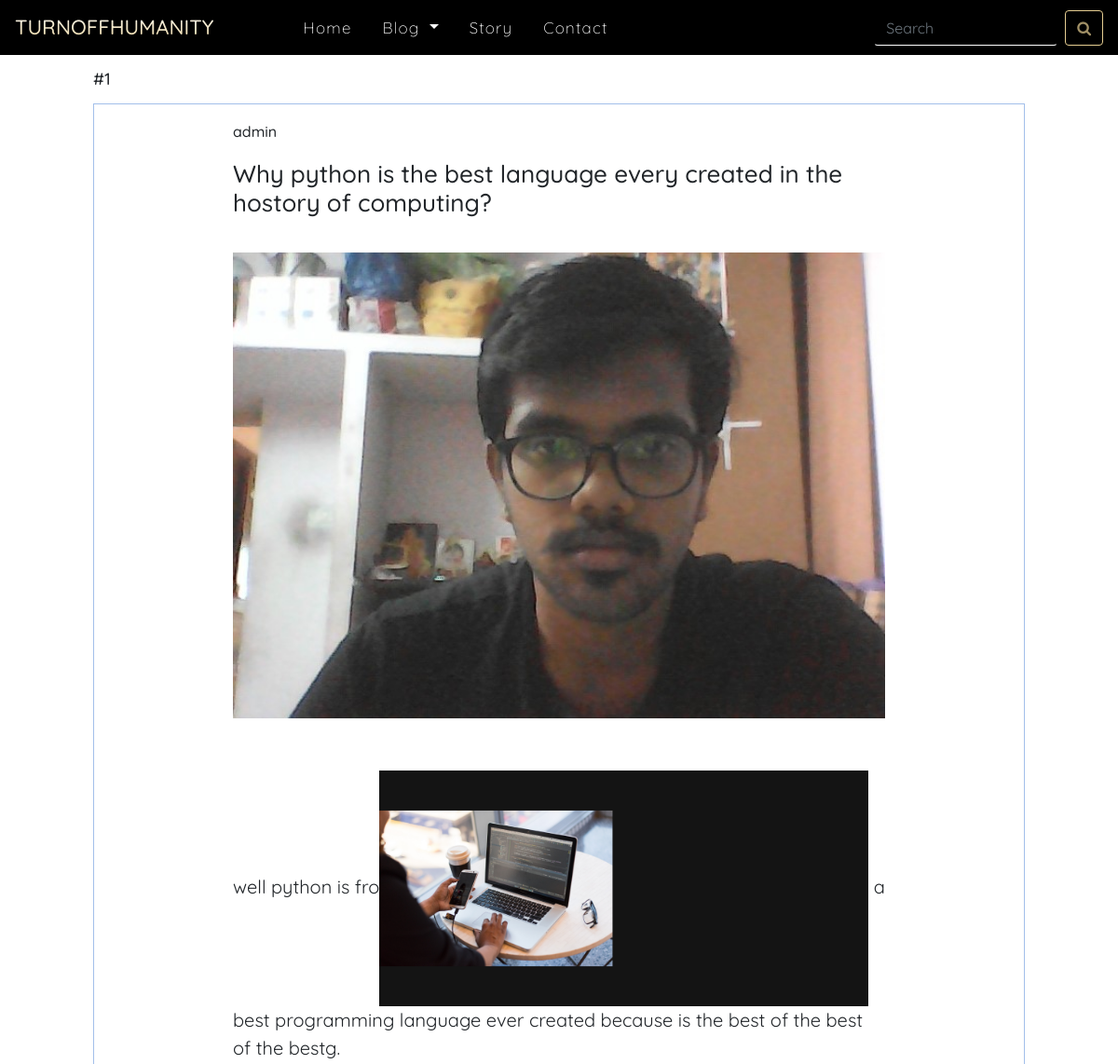
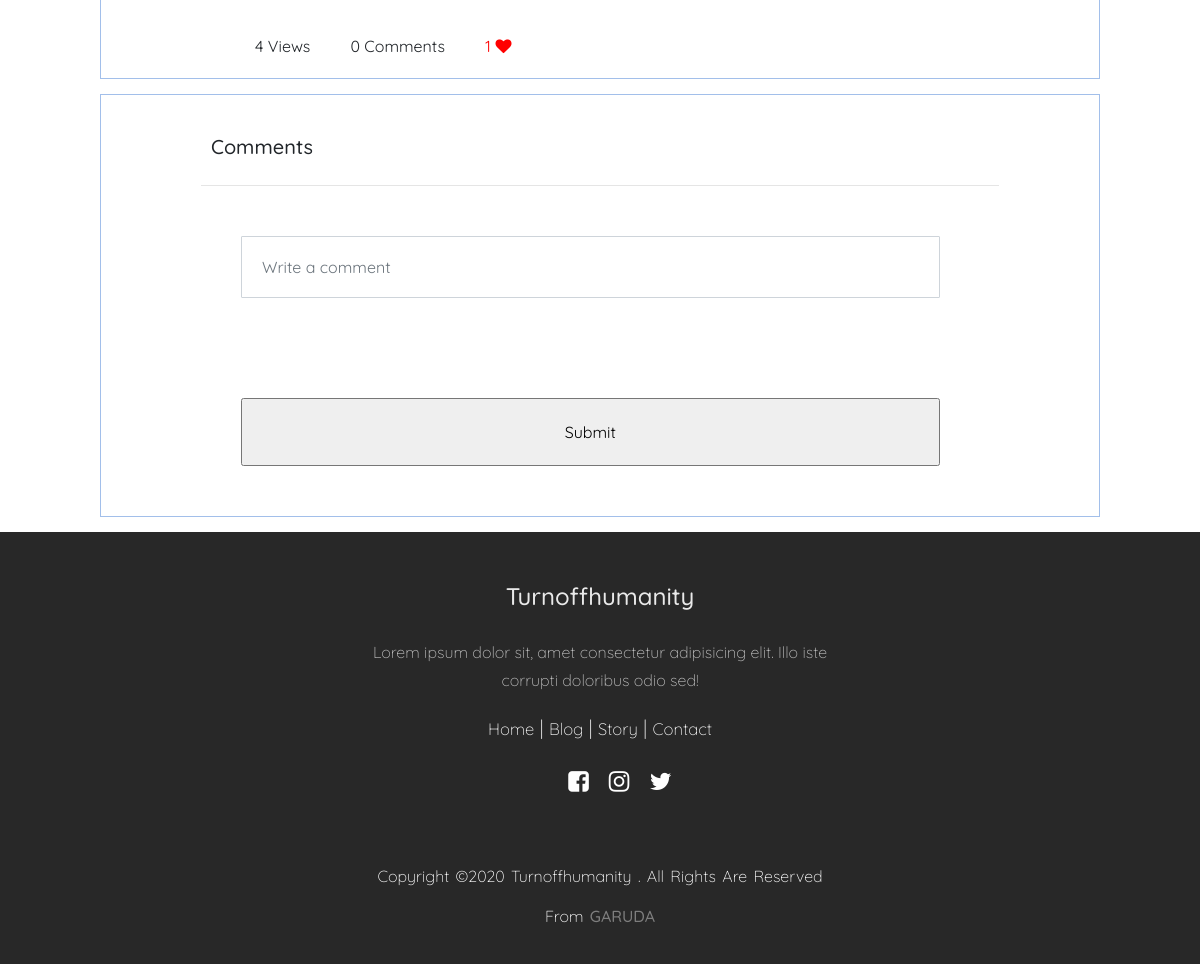
Page /posts/why-python-is-the-best-language-every-created-in-the-hostory-of-computing (signed in) on the committed database (2 pictures, top to bottom).
### blogapp/models.py (models this page shows, shortened)
class Post(models.Model):
    Author=models.ForeignKey(User,on_delete=models.CASCADE)
    Title=models.TextField()
    TitleSlug=models.SlugField(blank=True,null=True)
    OverView=models.TextField()
    Thumbnail=models.ImageField(upload_to='thumbnails/')
    Content=RichTextUploadingField()
    Category=models.ManyToManyField(Category)
    DateAdded=models.DateField(auto_now_add=True)
    Views=models.PositiveIntegerField(default=0)
    CommentCount=models.PositiveIntegerField(default=0)
    Likes=models.PositiveIntegerField(default=0)
    class Meta:
        ordering=['-DateAdded']
    def save(self,*args,**kwargs):
        self.TitleSlug=slugify(self.Title)
        super(Post,self).save(*args,**kwargs)

### blogapp/views.py (the view)
# urls.py: path('posts/<str:slug>',blogViewPage,name='posts'),
def blogViewPage(request,slug):
    if not request.session.exists(request.session.session_key):
        request.session.create()
    posts=Post.objects.filter(TitleSlug=slug)
    if len(posts)>0:
        post=posts[0]
        views=ViewsModel.objects.filter(User=request.session.session_key)
        if len(views)>0:
            for view in views:
                if view.Post==post:
                    break
            else:
                post.Views=post.Views+1
                post.save(update_fields=['Views'])
                NewViewObject=ViewsModel(User=request.session.session_key,Post=post)
                NewViewObject.save()
        else:
            post.Views=post.Views+1
            post.save(update_fields=['Views'])
            NewViewObject=ViewsModel(User=request.session.session_key,Post=post)
            NewViewObject.save()
        comments=Comment.objects.filter(Post=post)
        categories=Category.objects.all()
        return render(request,'content.html',{'post':post,'comments':comments,'categories':categories})
    else:
        return HttpResponse('''
        <h1>Error 404 </h1>
        <h6>Page not Found!</h6>
        ''')

### blogapp/models.py (called while the page is built)
    def __str__(self):
        return self.Name

### templates/content.html (shortened to what this page needs)
{% load static %}
{% load social_share %}
<!DOCTYPE html>
<html>
    <head>
        <head lang="en">
            <link rel="stylesheet" href="https://cdnjs.cloudflare.com/ajax/libs/font-awesome/4.7.0/css/font-awesome.min.css">
            <link rel = "stylesheet" href ="{% static 'styles/content.css' %}">
            <link rel = "stylesheet" href ="{% static 'styles/navfoot.css' %}">
            <link rel="stylesheet" href="https://maxcdn.bootstrapcdn.com/bootstrap/4.5.2/css/bootstrap.min.css">
            <link rel="stylesheet" href="https://cdnjs.cloudflare.com/ajax/libs/font-awesome/4.7.0/css/font-awesome.min.css">
        </head>
    <body>
        <nav class="navbar navbar-expand-lg navbar-light" id="navbarmain">
            <div class="collapse navbar-collapse" id="navbarTogglerDemo01">
              <a class="navbar-brand" href="/" id="navtitle">TURNOFFHUMANITY</a>
              <ul class="navbar-nav mr-auto mt-2 mt-lg-0">
                <li class="nav-item ">
                  <a class="nav-link" href="/" id="navitems1">Home </a>
                </li>
                <li class="nav-item dropdown">
                  <a class="nav-link dropdown-toggle" href="#" id="navitems" role="button" data-toggle="dropdown" aria-haspopup="true" aria-expanded="false">
                      Blog
                  </a>
              </li>
                <li class="nav-item">
                    <a class="nav-link" href="/#story" id="navitems">Story</a>
                  </li>
                  <li class="nav-item">
                    <a class="nav-link" href="/#contact" id="navitems">Contact</a>
                  </li>
              </ul>
              <form class="form-inline my-2 my-lg-0" id="searchtextbox" method="GET" action="/search">
                <input class="form-control mr-sm-2" type="search" placeholder="Search" aria-label="Search" name="search" id="searchtextfield">
                <button class="btn btn-outline-success my-2 my-sm-0" type="submit" id="searchbtn"><i class="fa fa-search" id="searchicon"></i></button>
              </form>
            </div>
          </nav>
        <div class="wrapper">
            <h5 id="all-posts">#{{post.id}} {% post_to_linkedin request.get_absolute_uri "share ot whatsapp!" %}</h5>
            <div class="blog">
                <div class="wrapper-blog">
                     <div class="blog-header">
                        <h5>{{post.Author}} </h5>
                     </div>
                     <div class="blog-title">
                       <h3>{{post.Title}}</h3>
                     </div>
                    <div class="blog-body">
                        <div class="wrapper-img">
                            <img src="{{post.Thumbnail.url}}">
                        </div>
                        <div class="blog-body-text">
                            <p>{{post.Content | safe}}
                            </p>
                        </div>
                        <div class="blog-likes">
                            <div class="row">
                                <span>{{post.Views}} Views</span>
                                <span>{{post.CommentCount}} Comments</span>
                                <span><a href="/like/{{post.TitleSlug}}" >{{post.Likes}} <i class="fa fa-heart"></i></a></span>
                            </div>
                        </div>
                    </div>
                </div>
            </div>
            <div class="blog-comment">
                <h2>Comments</h2>
                <hr>
                <div class="comment-box">
                    <form method="POST" action="/comment/{{post.TitleSlug}}">
                    <input type="text" class="form-control" style="border-radius: 1px;" id="comment" name="comment" placeholder="Write a comment" />
                    <input type="submit"  >
                </form>
                </div>
        </div>
        </div>
        <footer style="width: 100%;">
            <div class="downfoot"  id="contact" style="width: 100%;">
                <div class="footer-content" id="footercontent" style="width: 100%;">
                    <h3>Turnoffhumanity</h3>
                    <p id="footerbrief">Lorem ipsum dolor sit, amet consectetur adipisicing elit. Illo iste corrupti doloribus odio sed!</p>
                    <p>
                        <span><a href="index.html" id="footerlinks">Home</a></span>
                        <span>|</span>
                        <span><a href="blog.html" id="footerlinks">Blog</a></span>
                        <span>|</span>
                        <span><a href="index.html#story" id="footerlinks">Story</a></span>
                        <span>|</span>
                        <span><a href="#contact" id="footerlinks">Contact</a></span>
                    </p>
                    <ul class="socials">
                        <li><a href="#"><i class="fa fa-facebook-square" style="font-size: 1.5rem;"></i>  </a></li>
                        <li><a href="#"><i class="fa fa-instagram" style="font-size: 1.5rem;"></i></a></li>
                        <li><a href="#"><i class="fa fa-twitter" style="font-size: 1.5rem;"></i></a></li>
                    </ul>
                </div>
                <div class="footer-bottom" id="footerbottom" style="width: 100%;">
                    <p>copyright &copy;2020  Turnoffhumanity . All rights are reserved</p>
                    <p>From <a href="https://garudatechnology.in/" target="_blank" rel="noopener noreferrer" style="color: white; font-weight: 500;">Garuda</a></p>
                </div>
                </div>
           </footer>
    </body>
</html>

### static/styles/content.css (style rules this page uses)
* { font-family: 'Quicksand',sans-serif; }
.wrapper { margin: 0 auto; width: 1000px; }
#all-posts { font-size: 18px; margin-top: 15px; }
.blog { margin-top: 15px ; border: 0.5px solid #A2BFEA; }
.wrapper-blog { margin: 0 auto; width: 700px; }
.blog-header h5 { font-size: 16px; margin-top: 20px; }
.blog-title h3 { font-size: 26px ; margin-top: 20px; }
.wrapper-img img { margin: 0 auto; width: 700px; height: 500px; margin-top: 30px; margin-bottom: 40px ; object-fit: cover; }
.blog-body-text p { font-size: 20px; }
.blog-likes .row span { padding: 20px; }
.blog-likes .row span a { color: red; text-decoration: none; }
.blog-comment { margin-top: 15px ; margin-bottom: 15px ; border: 0.5px solid #A2BFEA; }
.blog-comment h2 { padding-left: 110px; font-size: 20px; padding-top: 40px; padding-bottom: 10px; }
.blog-comment hr { width: 80%; }
.comment-box input { margin-top: 50px; margin-left: 140px; margin-bottom:50px; height: 1%; padding: 20px; width:70% }

### static/styles/navfoot.css (style rules this page uses)
body { font-family: 'Quicksand', sans-serif; }
#navbarmain { background-color: #000; }
#navitems , #navtitle , #navitems1 { color: white; }
#navtitle, #navtitletoggle { font-size: 22px; font-weight: 500; background-color: #e6ce92; background-image: linear-gradient(180deg, white,#e6ce92); background-size: 100%; -webkit-background-clip: text; -moz-background-clip: text; -webkit-text-fill-color: transparent; -moz-text-fill-color: transparent; }
#navitems { padding-left: 25px; }
#navitems1 { padding-left: 80px; }
#navitems1,#navitems { font-size: 17px; font-weight: 300; letter-spacing: 1.2px; }
#searchtextfield { background-color: transparent; border-bottom-color: white; border-top-color: transparent; border-left-color: transparent; border-right-color: transparent; color: white; }
#searchbtn { border-color: #e6ce92; }
#searchicon { color: #e6ce92 ; opacity: 0.7; }
.downfoot { clear: both; bottom: 0; left: 0; right: 0; opacity: 0.9; background: #111; height: auto; width: 100vw; padding-top: 40px; color: #fff; font-family: questrial, sans-serif; font-weight: 100; }
.footer-content { display: flex; align-items: center; justify-content: center; flex-direction: column; text-align: center; }
.footer-content h3 { font-size: 24px; text-transform: capitalize; line-height: 3rem; opacity: 0.9; }
.footer-content p { max-width: 500px; margin: 10px auto; line-height: 28px; font-size: 20px; }
.socials { list-style: none; display: flex; align-items: center; justify-content: center; margin: 1rem 0 3rem 0; }
.socials li { margin: 0 10px; }
.socials a { text-decoration: none; color: #fff; }
.socials a i { font-size: 1.1rem; transition: color .4s ease; }
.footer-bottom { background: #111; width: 100vw; padding: 20px 0; text-align: center; }
.footer-bottom p { font-size: 16px; word-spacing: 2px; text-transform: capitalize; }
.footer-bottom a { text-transform: uppercase; opacity: .4; font-weight: 200; }
#footerlinks { color: whitesmoke; font-size: smaller; }
#footerbrief { color: white; opacity: 0.7; font-size: unset; }

### rows in the picture
Post: id "1", Author "admin", Title "Why python is the best language every created in the hostory of computing?", Thumbnail (picture), Content "well python is fro a best programming language ever created because is the best of the best of the bestg.", Content (picture), Views "4", CommentCount "0", Likes "1"
